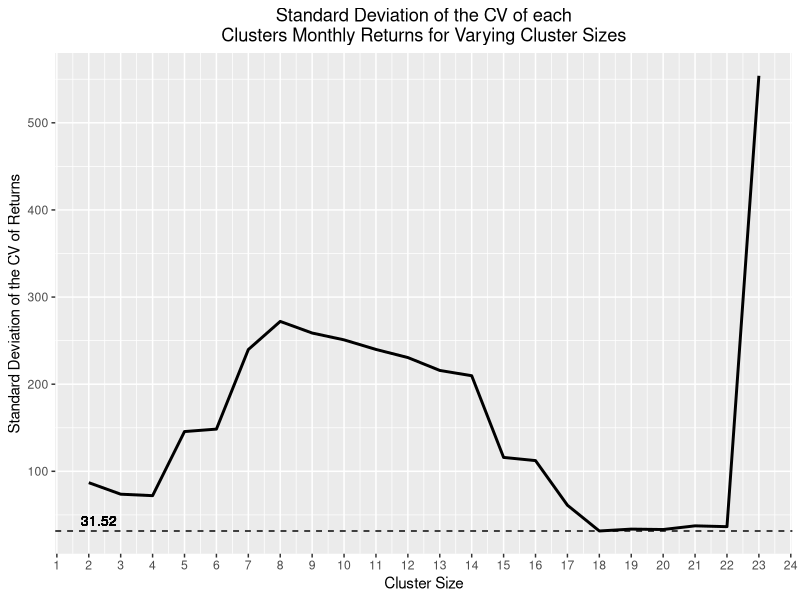
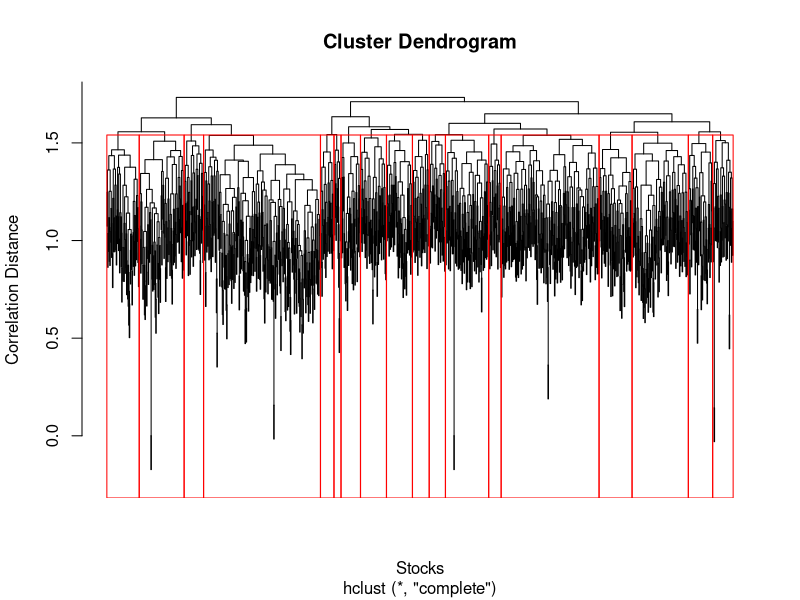

Here is the R script that generated these plots, in order:
library(tidyverse)
library(cluster)

# Read Nasdaq data
nasdaq <- read_csv('NasdaqReturns.csv')

# Select only return columns
nasdaq_returns <- select(nasdaq, -c(1:3))

# Create correlation distance matrix
cor_matrix <- cor(t(nasdaq_returns))
cor_dist <- as.dist(sqrt(2 * (1 - cor_matrix)))

# Hierarchical clustering with complete method
hc <- hclust(cor_dist, method = "complete")

# function for looping clustering

analyze_clusters <- function(data, cluster_labels, k) {
  data <- data %>% mutate(Cluster = cluster_labels)
  
  cluster_stats <- data.frame(Cluster = integer(), 
                              AnnualizedReturn = numeric(), 
                              StdDev = numeric(), 
                              CV = numeric())
  
  for (i in 1:k) {
    portfolio <- data %>%
      filter(Cluster == i) %>%
      select(starts_with("Ret"))
    
    # Geometric mean return (monthly ??? annualized)
    row_geo_means <- apply(portfolio, 1, function(x) prod(1 + x)^(1 / length(x)) - 1)
    monthly_geo <- prod(1 + row_geo_means)^(1 / length(row_geo_means)) - 1
    annual_geo <- (1 + monthly_geo)^12 - 1
    
    # Standard deviation (mean across stocks)
    row_stdevs <- apply(portfolio, 1, sd)
    mean_stdev <- mean(row_stdevs) * sqrt(12)  # Annualized standard deviation
    
    # Coefficient of Variation
    cv <- mean_stdev / (annual_geo)
    
    cluster_stats[i, ] <- c(i, annual_geo, mean_stdev, cv)
    
    cat(paste0(
      "Cluster ", i,
      " | CV: ", round(cv, 4), "\n"
    ))
  }
  
  # CV of the whole k-cluster portfolio (averaged)
  overall_sd_cv <- sd(cluster_stats$CV)
  cat(paste0(">>> Standard Deviation of CV across all ", k, " clusters: ", round(overall_sd_cv, 4), "\n\n"))
  
tibble(k, overall_sd_cv)
}


# Cluster = 2
clusters_2 <- cutree(hc, k = 2)
cat("=== Cluster 2 Analysis ===\n")
analyze_clusters(nasdaq, clusters_2, 2)
SD_K_2 <- analyze_clusters(nasdaq, clusters_2, 2)

# Cluster = 3
clusters_3 <- cutree(hc, k = 3)
cat("\n=== Cluster 3 Analysis ===\n")
analyze_clusters(nasdaq, clusters_3, 3)
SD_K_3 <- analyze_clusters(nasdaq, clusters_3, 3)

# Cluster = 4
clusters_4 <- cutree(hc, k = 4)
cat("\n=== Cluster 4 Analysis ===\n")
analyze_clusters(nasdaq, clusters_4, 4)
SD_K_4 <- analyze_clusters(nasdaq, clusters_4, 4)

# Cluster = 5
clusters_5 <- cutree(hc, k = 5)
cat("\n=== Cluster 5 Analysis ===\n")
analyze_clusters(nasdaq, clusters_5, 5)
SD_K_5 <- analyze_clusters(nasdaq, clusters_5, 5)

# Cluster = 6
clusters_6 <- cutree(hc, k = 6)
cat("\n=== Cluster 6 Analysis ===\n")
analyze_clusters(nasdaq, clusters_6, 6)
SD_K_6 <- analyze_clusters(nasdaq, clusters_6, 6)

# Cluster = 7
clusters_7 <- cutree(hc, k = 7)
cat("\n=== Cluster 7 Analysis ===\n")
analyze_clusters(nasdaq, clusters_7, 7)
SD_K_7 <- analyze_clusters(nasdaq, clusters_7, 7)

# Cluster = 8
clusters_8 <- cutree(hc, k = 8)
cat("\n=== Cluster 8 Analysis ===\n")
analyze_clusters(nasdaq, clusters_8, 8)
SD_K_8 <- analyze_clusters(nasdaq, clusters_8, 8)

# Cluster = 9
clusters_9 <- cutree(hc, k = 9)
cat("\n=== Cluster 9 Analysis ===\n")
analyze_clusters(nasdaq, clusters_9, 9)
SD_K_9 <- analyze_clusters(nasdaq, clusters_9, 9)

# Cluster = 10
clusters_10 <- cutree(hc, k = 10)
cat("\n=== Cluster 10 Analysis ===\n")
analyze_clusters(nasdaq, clusters_10, 10)
SD_K_10 <- analyze_clusters(nasdaq, clusters_10, 10)

# Cluster = 11
clusters_11 <- cutree(hc, k = 11)
cat("\n=== Cluster 11 Analysis ===\n")
analyze_clusters(nasdaq, clusters_11, 11)
SD_K_11 <- analyze_clusters(nasdaq, clusters_11, 11)

# Cluster = 12
clusters_12 <- cutree(hc, k = 12)
cat("\n=== Cluster 12 Analysis ===\n")
analyze_clusters(nasdaq, clusters_12, 12)
SD_K_12 <- analyze_clusters(nasdaq, clusters_12, 12)

# Cluster = 13
clusters_13 <- cutree(hc, k = 13)
cat("\n=== Cluster 13 Analysis ===\n")
analyze_clusters(nasdaq, clusters_13, 13)
SD_K_13 <- analyze_clusters(nasdaq, clusters_13, 13)

# Cluster = 14
clusters_14 <- cutree(hc, k = 14)
cat("\n=== Cluster 14 Analysis ===\n")
analyze_clusters(nasdaq, clusters_14, 14)
SD_K_14 <- analyze_clusters(nasdaq, clusters_14, 14)

# Cluster = 15
clusters_15 <- cutree(hc, k = 15)
cat("\n=== Cluster 15 Analysis ===\n")
analyze_clusters(nasdaq, clusters_15, 15)
SD_K_15 <- analyze_clusters(nasdaq, clusters_15, 15)

# Cluster = 16
clusters_16 <- cutree(hc, k = 16)
cat("\n=== Cluster 16 Analysis ===\n")
analyze_clusters(nasdaq, clusters_16, 16)
SD_K_16 <- analyze_clusters(nasdaq, clusters_16, 16)

# Cluster = 17
clusters_17 <- cutree(hc, k = 17)
cat("\n=== Cluster 17 Analysis ===\n")
analyze_clusters(nasdaq, clusters_17, 17)
SD_K_17 <- analyze_clusters(nasdaq, clusters_17, 17)

# Cluster = 18
clusters_18 <- cutree(hc, k = 18)
cat("\n=== Cluster 18 Analysis ===\n")
analyze_clusters(nasdaq, clusters_18, 18)
SD_K_18 <- analyze_clusters(nasdaq, clusters_18, 18)

# Cluster = 19
clusters_19 <- cutree(hc, k = 19)
cat("\n=== Cluster 19 Analysis ===\n")
analyze_clusters(nasdaq, clusters_19, 19)
SD_K_19 <- analyze_clusters(nasdaq, clusters_19, 19)

# Cluster = 20
clusters_20 <- cutree(hc, k = 20)
cat("\n=== Cluster 20 Analysis ===\n")
analyze_clusters(nasdaq, clusters_20, 20)
SD_K_20 <- analyze_clusters(nasdaq, clusters_20, 20)

# Cluster = 21
clusters_21 <- cutree(hc, k = 21)
cat("\n=== Cluster 21 Analysis ===\n")
analyze_clusters(nasdaq, clusters_21, 21)
SD_K_21 <- analyze_clusters(nasdaq, clusters_21, 21)

# Cluster = 22
clusters_22 <- cutree(hc, k = 22)
cat("\n=== Cluster 22 Analysis ===\n")
analyze_clusters(nasdaq, clusters_22, 22)
SD_K_22 <- analyze_clusters(nasdaq, clusters_22, 22)

# Cluster = 23
clusters_23 <- cutree(hc, k = 23)
cat("\n=== Cluster 23 Analysis ===\n")
analyze_clusters(nasdaq, clusters_23, 23)
SD_K_23 <- analyze_clusters(nasdaq, clusters_23, 23)

all_SD <- rbind(
  SD_K_2,
  SD_K_3,
  SD_K_4,
  SD_K_5,
  SD_K_6,
  SD_K_7,
  SD_K_8,
  SD_K_9,
  SD_K_10,
  SD_K_11,
  SD_K_12,
  SD_K_13,
  SD_K_14,
  SD_K_15,
  SD_K_16,
  SD_K_17,
  SD_K_18,
  SD_K_19,
  SD_K_20,
  SD_K_21,
  SD_K_22,
  SD_K_23
)


ggplot(data = all_SD, aes(x = k, y = overall_sd_cv)) +
  geom_line(size = 1) +
  geom_hline(yintercept = 31.51660, linetype = "dashed") +
  geom_text( x = 3,        
             y = 31.51660,                 
             label = "31.52",       
             hjust = 1.1,                  
             vjust = -0.5,                 
             size = 3.5) +
  scale_x_continuous(n.breaks = 23) +
  labs(x = "Cluster Size",
       y = "Standard Deviation of the CV of Returns",
       title = "Standard Deviation of the CV of each\nClusters Monthly Returns for Varying Cluster Sizes") +
  theme(plot.title = element_text(hjust = 0.5))
  
#Choose 18, as it has the lowest SD(CV)

# plot dendrogram
plot(hc, labels = FALSE, xlab = "Stocks", ylab = "Correlation Distance")
rect.hclust(hc, k = 18, border = "red")

nasdaq_with_clusters <- cbind(nasdaq, Cluster = clusters_18)

write_csv(nasdaq_with_clusters, 'ClusteredNasdaqReturns.csv')


#Attach CV of each stock to the data

monthly_cols <- c(names(nasdaq_returns))

nasdaq_with_clusters_with_CV <- nasdaq_with_clusters %>%
  rowwise() %>%
  mutate(
    CV = {
      # grab the vector of that row's monthly returns
      x <- c_across(all_of(monthly_cols))
      s <- sd(x, na.rm = TRUE)
      m <- mean(x, na.rm = TRUE)
      s / abs(m)
    }
  )
  
#create a data frame for each stock of lowest CV within each cluster

winners <- nasdaq_with_clusters_with_CV[0, ]

for (i in seq_along(unique(nasdaq_with_clusters_with_CV$Cluster))) {
  i <- filter(nasdaq_with_clusters_with_CV, Cluster == i)
  
  min_cv <- min(i$CV, na.rm = TRUE)
  
  i <- filter(i, CV == min_cv)
  
  winners <- bind_rows(winners, i)
  
}

winners %>%
  select(StockSymbol, CV, Cluster)

#annualized returns for equal investment in each stock

annualized_return <- t(select(winners, starts_with("Ret"))) +1
               
r <- nrow(annualized_return)

col_products <- apply(annualized_return, 2, prod)

annual_return <- round((((mean(col_products^(1/r))^12)-1)*100),2)

cat(annual_return, '%')

#annualized return per stock in portfolio

annualized <- winners %>%
  select(-StockSymbol, -Industry, -SubIndustry, -Cluster, -CV) %>%
  rowwise() %>%
  mutate(
    n_months = sum(!is.na(c_across(everything()))),
    gross = prod(1 + c_across(everything()), na.rm = TRUE),
    annualized_return = gross^(12 / n_months) - 1
  ) %>%
  ungroup() %>%
  select(annualized_return)

tableau <- cbind(winners, annualized)

#time series data

time_series_nasdaq <- nasdaq_with_clusters %>%
  select(-StockSymbol, -Industry, -SubIndustry, -Cluster) %>%
  mutate(across(everything(), ~ .x+1)) %>%
  summarise(across(where(is.numeric), ~ prod(.x)^(1/length(.x))))

time_series_longer_nasdaq <- pivot_longer(time_series_nasdaq, cols = c(1:120), values_to = "NASDAQ_return", names_to = "time") %>%
  mutate(time = str_extract(time, "\\d{4}\\.\\d{2}"),
         time = ym(time),
         month = month(time),
         year = year(time)) %>%
  mutate(
    wealth_NASDAQ = 100 * cumprod(coalesce(NASDAQ_return, 1))    # $100 growing month by month
  )
  


time_series_winner <- winners %>%
  ungroup() %>%
  select(-StockSymbol, -Industry, -SubIndustry, -Cluster, -CV) %>%
  mutate(across(everything(), ~ .x+1)) %>%
  summarise(across(where(is.numeric), ~ prod(.x)^(1/length(.x))))

time_series_longer_winner <- pivot_longer(time_series_winner, cols = c(1:120), values_to = "Winning_Portfolio_Return", names_to = "time")%>%
  mutate(time = str_extract(time, "\\d{4}\\.\\d{2}"),
         time = ym(time),
         month = month(time),
         year = year(time))%>%
  mutate(
    wealth_winner = 100 * cumprod(coalesce(Winning_Portfolio_Return, 1))    # $100 growing month by month
  )

returns_data <- left_join(time_series_longer_nasdaq, time_series_longer_winner, by = join_by(time, month, year))

write_csv(tableau, "tableau.csv")
write_csv(returns_data, "Returns Data.csv")
